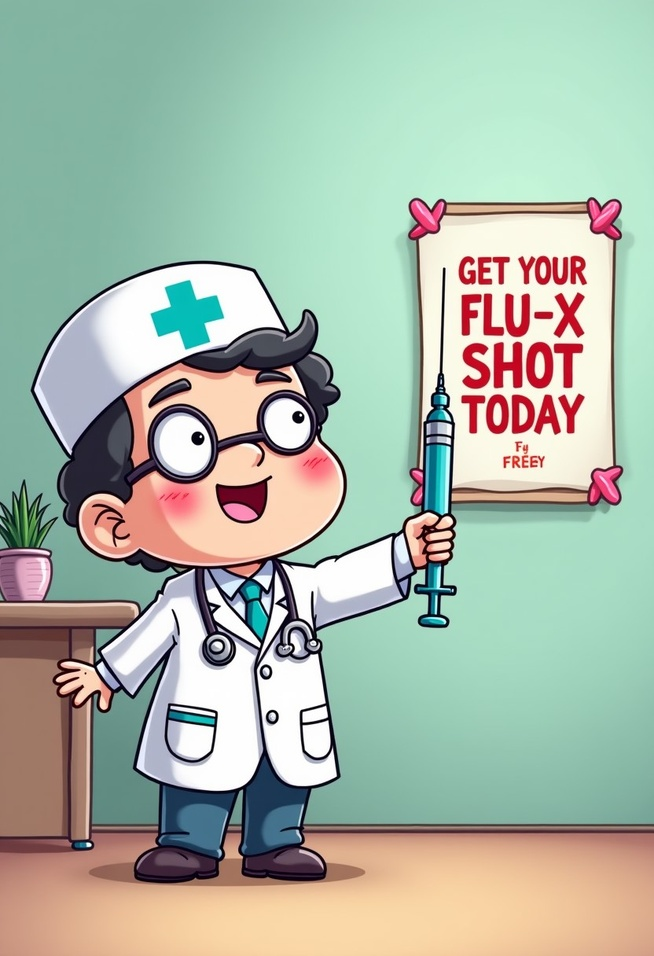
#> input picture test.jpeg, 654 x 956 px, shrunk from 832 x 1216 before the run
$ jupyter execute --allow-errors ocr_demo.ipynb
#> lines starting #> are read from the running program, lines starting #| are printed output that depends on the picture
[cell 1]
import cv2
import pytesseract
from PIL import Image

[cell 2]
def extract_text_from_image(image_path):
    # Read the image
    image = cv2.imread(image_path)

    # Convert to grayscale
    gray = cv2.cvtColor(image, cv2.COLOR_BGR2GRAY)

    # Try different preprocessing techniques

    # 1. Original grayscale
    text1 = pytesseract.image_to_string(gray)

    # 2. Binary threshold
    _, binary = cv2.threshold(gray, 150, 255, cv2.THRESH_BINARY)
    text2 = pytesseract.image_to_string(binary)

    # 3. Adaptive threshold
    adaptive = cv2.adaptiveThreshold(gray, 255, cv2.ADAPTIVE_THRESH_GAUSSIAN_C, cv2.THRESH_BINARY, 11, 2)
    text3 = pytesseract.image_to_string(adaptive)

    # 4. Otsu's threshold
    _, otsu = cv2.threshold(gray, 0, 255, cv2.THRESH_BINARY + cv2.THRESH_OTSU)
    text4 = pytesseract.image_to_string(otsu)

    return f"Grayscale:\n{text1}\n\nBinary:\n{text2}\n\nAdaptive:\n{text3}\n\nOtsu:\n{text4}"

[cell 3]
img = Image.open('test.jpeg')
#> img is the input picture: PIL image 654x956 RGB; mean R, G, B 169.7, 183, 167.7
img

#> (a cell that did not finish here is left out)

#> (a cell that did not finish here is left out)

[cell 6]
import os
os.listdir()

#> (a cell that did not finish here is left out)

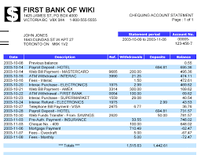
#> input picture bankstatement.png, 201 x 155 px, shrunk from 256 x 197 before the run
#> in extract_text_from_image, image is the input picture: shape (155, 201, 3); mean B, G, R 240.3, 226.8, 218
#> in extract_text_from_image, `gray = cv2.cvtColor(image, cv2.COLOR_BGR2GRAY)`:
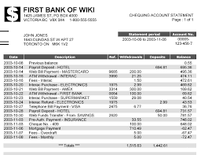
#> gray: shape (155, 201); min 0, max 255, mean 225.7
    print(f'***************\n{img_path}\n***************\n{extracted_text}\n')

#> (a cell that did not finish here is left out)

[cell 9]
# Example usage
image_path = 'textimage.jpeg'
#> (the rest of this cell did not finish here and is left out)

#> call 2 of extract_text_from_image, with image_path = 'textimage.jpeg'
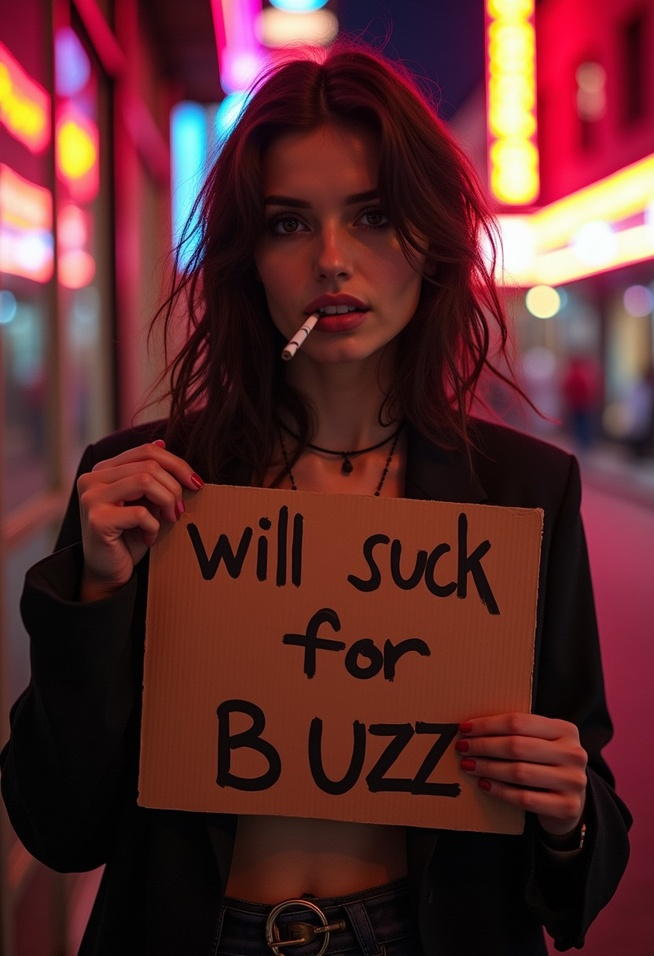
#> input picture textimage.jpeg, 654 x 956 px, shrunk from 832 x 1216 before the run
#> in extract_text_from_image, image is the input picture: shape (956, 654, 3); mean B, G, R 44.8, 44.2, 91.8
#> in extract_text_from_image (call 2), `gray = cv2.cvtColor(image, cv2.COLOR_BGR2GRAY)`:
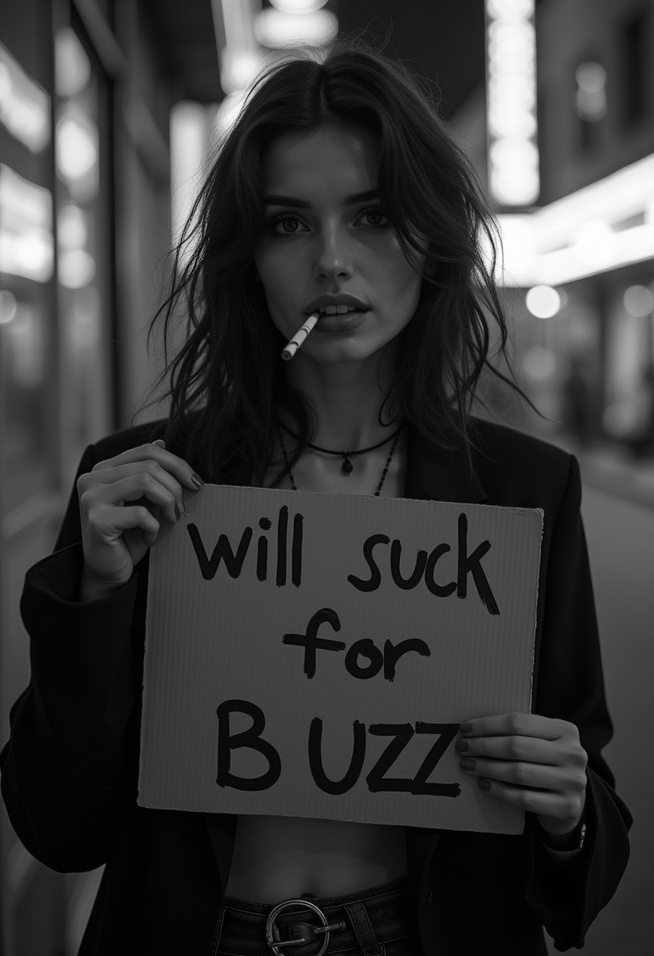
#> gray: shape (956, 654); min 0, max 255, mean 58.5
